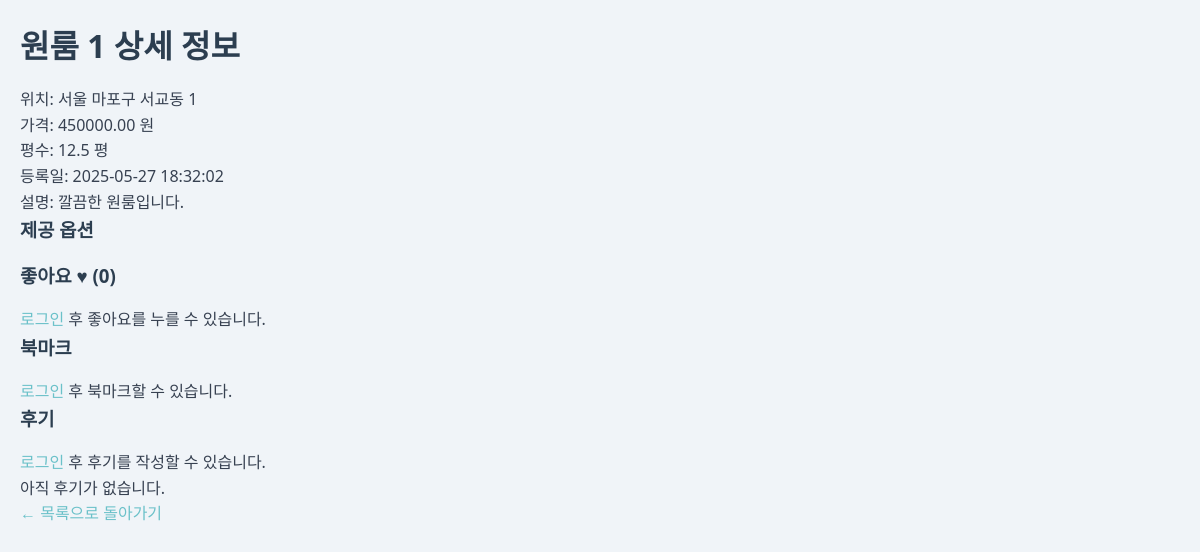
Page /living_Room/room_detail.php?room_id=1 on the committed database.
### tables this page shows
CREATE TABLE Room (
    room_id INT AUTO_INCREMENT PRIMARY KEY,                      
    user_id INT NOT NULL,                                        
    room_name VARCHAR(100) NOT NULL,                             
    location VARCHAR(255),                                       
    price DECIMAL(10, 2),                                        
    size FLOAT,                                                  
    image_path TEXT,                                             
    created_at DATETIME DEFAULT CURRENT_TIMESTAMP,               
    description TEXT,                                            
    FOREIGN KEY (user_id) REFERENCES User(user_id) ON DELETE CASCADE  
);

### living_Room/room_detail.php (the view, shortened to what this page needs)
<?php
include 'db.php';
$room_id = $_GET['room_id'] ?? null;
$sql = "SELECT * FROM Room WHERE room_id = ?";
$stmt = $conn->prepare($sql);
$stmt->bind_param("i", $room_id);
$stmt->execute();
$result = $stmt->get_result();
$Room = $result->fetch_assoc();
$sql = "SELECT u.name, r.rating, r.content, r.created_at
        FROM Review r JOIN User u ON r.user_id = u.user_id
        WHERE r.room_id = ? ORDER BY r.created_at DESC";
$review_stmt = $conn->prepare($sql);
$review_stmt->bind_param("i", $room_id);
$review_stmt->execute();
$reviews = $review_stmt->get_result();
$sql = "SELECT COUNT(*) as like_count FROM LikeRoom WHERE room_id = ?";
$stmt = $conn->prepare($sql);
$stmt->bind_param("i", $room_id);
$stmt->execute();
$like_count = $stmt->get_result()->fetch_assoc()['like_count'];
$bookmarked = false;
?>
<!DOCTYPE html>
<html lang="ko">
<head>
    <link rel="stylesheet" href="css/main.css">
</head>
<body>
<h1><?php echo htmlspecialchars($Room['room_name']); ?> 상세 정보</h1>
<p>위치: <?php echo htmlspecialchars($Room['location']); ?></p>
<p>가격: <?php echo htmlspecialchars($Room['price']); ?> 원</p>
<p>평수: <?php echo htmlspecialchars($Room['size']); ?> 평</p>
<p>등록일: <?php echo htmlspecialchars($Room['created_at']); ?></p>
<p>설명: <?php echo nl2br(htmlspecialchars($Room['description'])); ?></p>
<h3>제공 옵션</h3>
<h3>좋아요 ♥ (<?php echo $like_count; ?>)</h3>
<?php if (isset($_SESSION['user_id'])): ?>
<form method="post" action="like_toggle.php">
    <input type="hidden" name="room_id" value="<?php echo $room_id; ?>">
    <?php
    $stmt = $conn->prepare("SELECT 1 FROM LikeRoom WHERE user_id = ? AND room_id = ?");
    $stmt->bind_param("ii", $_SESSION['user_id'], $room_id);
    $stmt->execute();
    $liked = $stmt->get_result()->num_rows > 0;
    $stmt->close();
    ?>
    <button type="submit" name="action" value="<?php echo $liked ? 'unlike' : 'like'; ?>">
        <?php echo $liked ? '좋아요 취소' : '좋아요'; ?>
    </button>
</form>
<?php else: ?>
<p><a href="login.php">로그인</a> 후 좋아요를 누를 수 있습니다.</p>
<?php endif; ?>
<h3>북마크</h3>
<?php if (isset($_SESSION['user_id'])): ?>
<form method="post" action="bookmark_toggle.php">
    <input type="hidden" name="room_id" value="<?php echo $room_id; ?>">
    <button type="submit" name="action" value="<?php echo $bookmarked ? 'unbookmark' : 'Bookmark'; ?>">
        <?php echo $bookmarked ? '북마크 취소' : '북마크'; ?>
    </button>
</form>
<?php else: ?>
<p><a href="login.php">로그인</a> 후 북마크할 수 있습니다.</p>
<?php endif; ?>
<h3>후기</h3>
<?php if (isset($_SESSION['user_id'])): ?>
<form method="post" action="review_add.php">
    <input type="hidden" name="room_id" value="<?php echo $room_id; ?>">
    평점 (1~5): <input type="number" name="rating" min="1" max="5" required><br>
    내용:<br>
    <textarea name="content" rows="4" cols="50" required></textarea><br>
    <button type="submit">후기 작성</button>
</form>
<?php else: ?>
<p><a href="login.php">로그인</a> 후 후기를 작성할 수 있습니다.</p>
<?php endif; ?>
<?php if ($reviews->num_rows > 0): ?>
    <?php while ($r = $reviews->fetch_assoc()): ?>
        <div>
            <strong><?php echo htmlspecialchars($r['name']); ?></strong> (<?php echo $r['rating']; ?>/5)<br>
            <small><?php echo $r['created_at']; ?></small><br>
            <p><?php echo nl2br(htmlspecialchars($r['content'])); ?></p>
            <hr>
        </div>
    <?php endwhile; ?>
<?php else: ?>
    <p>아직 후기가 없습니다.</p>
<?php endif; ?>
<a href="rooms_list.php">← 목록으로 돌아가기</a>
</body>
</html>

### living_Room/css/main.css (style rules this page uses)
* { margin: 0; padding: 0; box-sizing: border-box; }
body { font-family: 'Segoe UI', Tahoma, Geneva, Verdana, sans-serif; background-color: #f0f4f8; color: #374151; line-height: 1.6; padding: 20px; }
h1, h2, h3 { margin-bottom: 1rem; color: #2c3e50; font-weight: 700; }
a { color: #6bc1c9; text-decoration: none; transition: color 0.3s ease; }

### rows in the picture
room: room_name "원룸 1", location "서울 마포구 서교동 1", price "450000.00", size "12.5", created_at "2025-05-27 18:32:02", description "깔끔한 원룸입니다."

### other values in the picture
$like_count "0"
